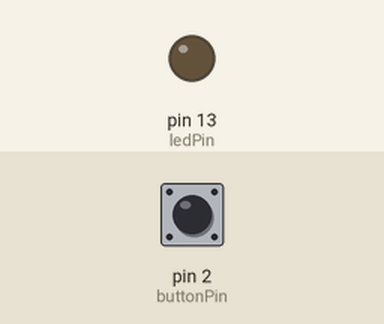
Simulated run of this sketch. Board: Arduino Uno, built with avr-gcc and run on an emulated ATmega328P. Parts: output pins drawn as LEDs (lit = HIGH). The inputs (shaded band) are chosen by the test bench; at power-on: pin 2 (buttonPin) HIGH.

Above: at 1.2 s.
1.3 s: pin 2 (buttonPin) pulled LOW for 0.15 s
At 1.37 s:
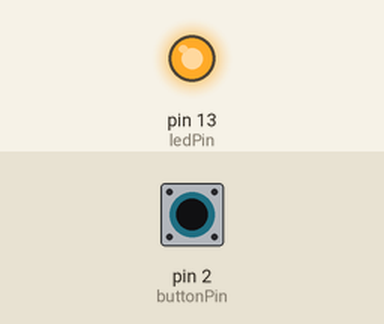
2.9 s: pin 2 (buttonPin) pulled LOW for 3.2 s
At 6.5 s:
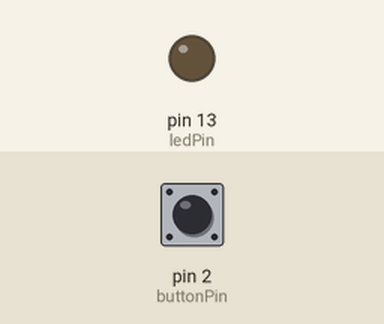
Timing chart, 0 to 8.0 s (numbered marks = the images above; inputs shaded):
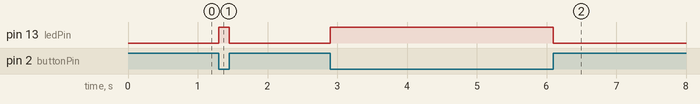

The sketch:

ConnectionChecker.ino
```cpp
const int buttonPin = 2;     // the number of the pushbutton pin
const int ledPin =  13;      // the number of the LED pin

void setup() {
  // initialize the LED pin as an output:
  pinMode(ledPin, OUTPUT);
  // initialize the pushbutton pin as an input:
  pinMode(buttonPin, INPUT);
  digitalWrite(buttonPin, HIGH);
}

void loop(){
  int buttonState = digitalRead(buttonPin);
  if (buttonState == LOW) {
    digitalWrite(ledPin, HIGH);
  }
  else {
    digitalWrite(ledPin, LOW);
  }
}
```

Measured:
- after the input at 1.3 s, pin 13 (ledPin): LOW → HIGH at once, → LOW 0.15 s later
- after the input at 2.9 s, pin 13 (ledPin): LOW → HIGH at once, → LOW 3.2 s later
